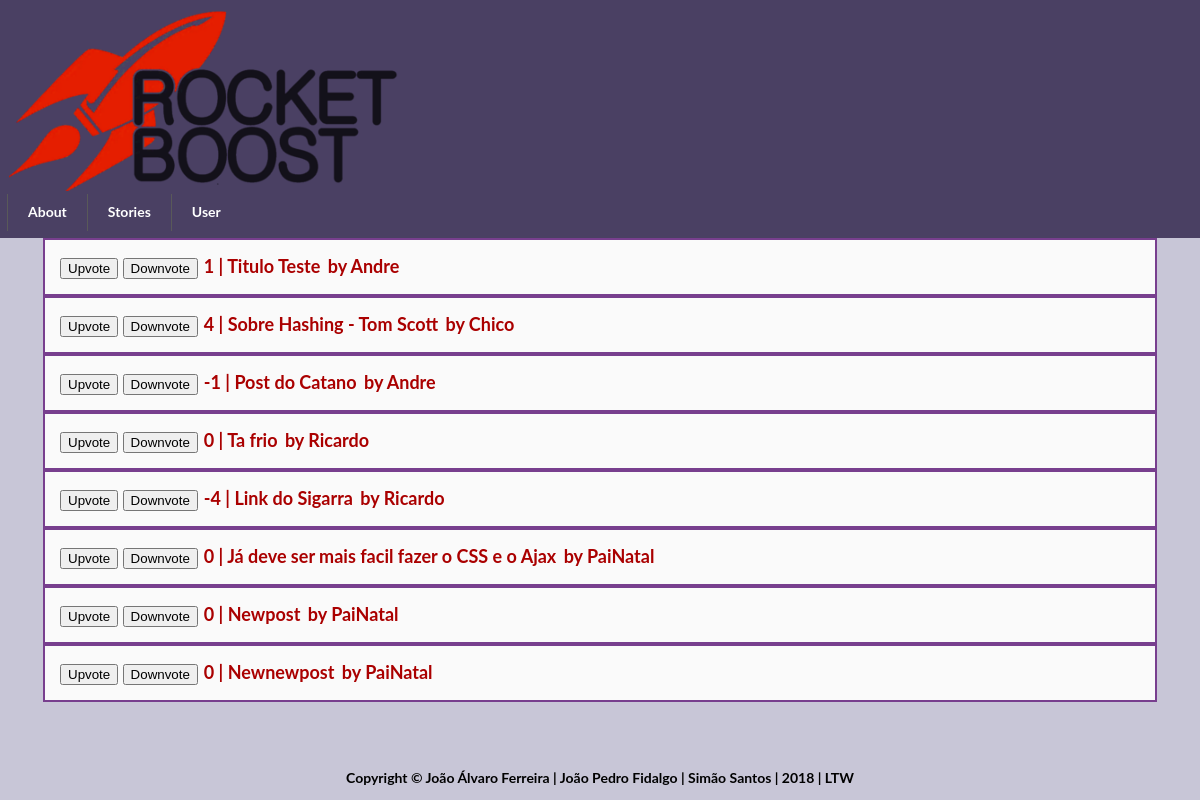
The app's page /pages/frontpage.php?sort=comments with its own data.
### tables this page shows
CREATE TABLE posts
(
    postID INTEGER UNIQUE NOT NULL PRIMARY KEY,
    title VARCHAR NOT NULL,
    content VARCHAR,
    type VARCHAR,
    dateWritten DATETIME,
    username INTEGER REFERENCES users Not NULL
);

### templates/post.php (called while the page is built, shortened)
<?php
include_once "../templates/default.php";
    ?>
   <?php if(isset($_SESSION['username']))
function getVotesPost($id){
    $db = Database::getInstance()->db();
    $stmt = $db->prepare('SELECT * FROM postvotes WHERE postID = ?');
    $stmt->execute(array($id));
    $result = $stmt->fetchAll();
    $votes = 0;
    foreach ($result as $row) {
    if($row['positive'] == 1)
        $votes = $votes+1;
    else $votes = $votes - 1;
    }
    return $votes;
}
function getCommentsPost($id){
    $db = Database::getInstance()->db();
    $stmt = $db->prepare('SELECT * FROM comments WHERE postID = ?');
    $stmt->execute(array($id));
    $result = $stmt->fetchAll();
    return count($result);
}
        ?>

### pages/frontpage.php (the view, shortened to what this page needs)
<?php
include_once "../templates/default.php";
include_once "../templates/post.php";
draw_header();
draw_posts();
draw_footer();
function cmpComments($a, $b)
{
    if (getCommentsPost($a['postID']) == getCommentsPost($b['postID'])) {
        return 0;
    }
    return (getCommentsPost($a['postID']) > getCommentsPost($b['postID'])) ? -1 : 1;
}
function draw_posts(){
    $sortType = "points";
if(isset($_GET['sort']))
    $sortType = $_GET['sort'];
    $db = Database::getInstance()->db();
    $stmt = $db->prepare('SELECT * FROM posts');
    $stmt->execute();
    $result = $stmt->fetchAll();
    if($sortType == "points")
    usort($result, "cmpPoints");
    else if($sortType == "new")
    usort($result, "cmpDate");
    else if($sortType == "comments")
    usort($result, "cmpComments");
    foreach ($result as $row) {
    $votes = getVotesPost($row['postID']);?>
    <div id = "postlist">
    <button type="button">Upvote</button>
    <button type="button">Downvote</button>
    <a href = "../pages/viewPost.php?id=<?php echo $row['postID']?>"><?php echo $votes?> | <?php echo $row['title']?></a>
    <a href = "../pages/viewProfile.php?username=<?php echo $row['username']?>"> by <?php echo $row['username'];?></a>
   <br>
</div>
<?php
    }
}
?>

### templates/default.php (shortened to what this page needs)
<?php function draw_header() {
?>
<!DOCTYPE html>
<html lang="en-US">
<head>
    <link href="../css/style.css" rel="stylesheet">
</head>
<body>
    <header id="logo_tabmenu">
        <div id="logo_title">
        <a href="../pages/frontpage.php"><img src="images/logo.png" alt="A rocket, site icon"></a>
        <nav class="nav">
    <ul>
        <li>
            <a href="#">About</a></li>
        <li>
            <a href="#">Stories</a>
        </li>
        <li>
            <a href="#">User</a>
        </li>
    </ul>
</nav>
        </div>
    </header>
<?php } ?>
<?php function draw_footer() { ?>
<div class="footer">
  <p>Copyright &#169; João Álvaro Ferreira | João Pedro Fidalgo | Simão Santos | 2018 | LTW</p>
</div>
</body>
</html>
<?php
}
?>

### css/style.css (style rules this page uses)
body { margin: 0 auto; --bg-color: #C8C6D7; --main-color: #783F8E; --dark-color: #4F1271; --light-color: #4A4063; background-color: var(--bg-color); font-weight: 700; font-size: 14px; font-family: Lato,Arial,sans-serif; transition: box-shadow .2s cubic-bezier(.4,0,1,1),background .2s cubic-bezier(.4,0,.2,1),color .2s cubic-bezier(.4,0,.2,1); }
a:link { position: relative; text-decoration: none; webkit-transition: all 1s linear; color: #aa0000; padding: 1.5px; -webkit-transition: all 1s linear; }
#logo_title { padding: 0.5em; }
#logo_tabmenu { background: var(--light-color); display: grid; grid-template-columns: 0.6fr 2fr; }
.footer { position: fixed; left: 0; bottom: 0; width: 100%; color: black; text-align: center; }
.nav ul { *zoom:1; list-style:none; margin:0; padding:0; }
.nav ul:before,.nav ul:after { content:""; display:table; }
.nav ul:after { clear:both; }
.nav ul > li { float:left; position:relative; }
.nav a { display:block; padding:10px 20px; line-height:1.2em; color:#fff; border-left:1px solid #595959; }
#postlist { background-color: #fafafa; border: 2px solid #783F8E; width: 90%; padding: 15px; margin: auto; font-size: 18px; }

### records on screen
posts: votes "1", title "Titulo Teste", username "Andre"
posts: votes "4", title "Sobre Hashing - Tom Scott", username "Chico"
posts: votes "-1", title "Post do Catano", username "Andre"
posts: votes "0", title "Ta frio", username "Ricardo"
posts: votes "-4", title "Link do Sigarra", username "Ricardo"
posts: votes "0", title "Já deve ser mais facil fazer o CSS e o Ajax", username "PaiNatal"
posts: votes "0", title "Newpost", username "PaiNatal"
posts: votes "0", title "Newnewpost", username "PaiNatal"
